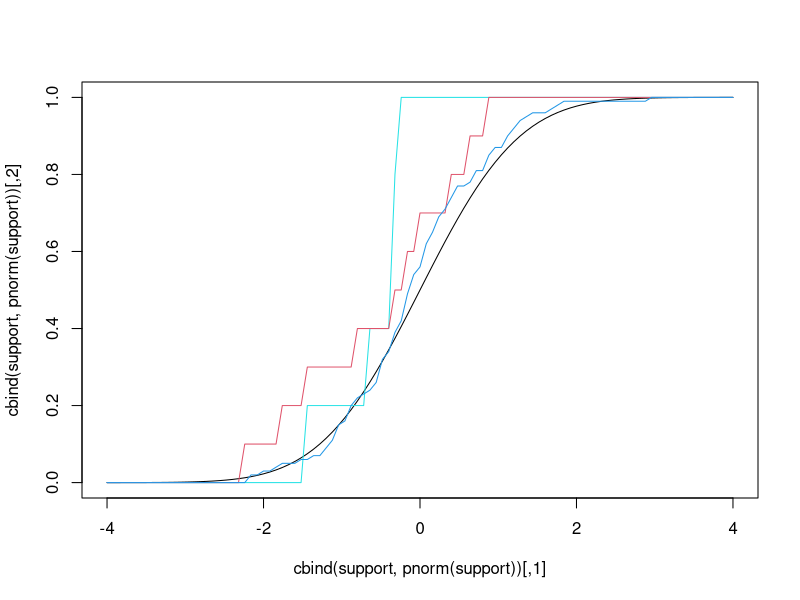

Here is the R script that generated this plot:
#
# Project: r-examples (github.com/garciparedes/r-examples)
# Author: Sergio García Prado (garciparedes.me)
# Date: 2017-11
# Title: Getting Started with Native Plots
#

rm(list = ls())

n_support <- 100
min_support <- -4
max_support <- 4
support <- as.matrix(seq(min_support, max_support, (max_support-min_support)/n_support))

plot(cbind(support, pnorm(support)), type="l", col=1)

for (n in c(5,10, 100)) {
  x <- as.matrix(rnorm(n))
  F_10 <- rowSums(vapply(x, function(x) x<=support, logical(n_support+1)))
  lines(cbind(support, F_10 / n), type = "l",col =n)
}
